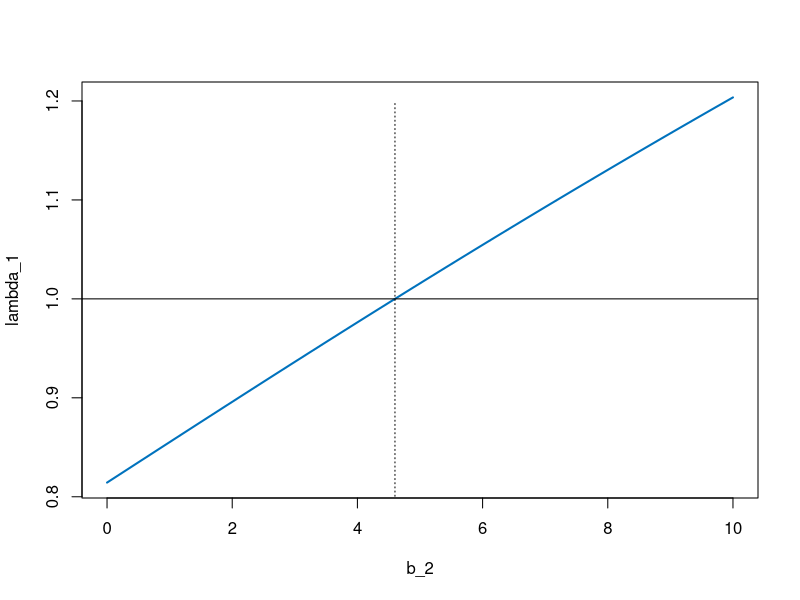

This figure's R source:
# Fig. 2.13: Dominant eigenvalue of the Leslie model as a function of b_2 (book, Section 2.3, Eq. 2.19)
# b_1 = 0, b_3 = 9, s_1 = 0.1, s_2 = 0.6; for R = b_1 + s_1 b_2 + s_1 s_2 b_3 = 1, i.e. b_2 = 4.6, lambda_1 = 1
# (c) 2026 Philipp Kügler · Program for the book "Dynamical Systems in the Life Sciences" · MIT License (see LICENSE)
b2 <- seq(0, 10, length.out = 201)
lam <- sapply(b2, function(b) max(Mod(eigen(matrix(c(0, b, 9, 0.1, 0, 0, 0, 0.6, 0), nrow = 3, byrow = TRUE))$values)))
cat(sprintf("b_2 with R = 1: %.2f\n", (1 - 0.54) / 0.1))
cat(sprintf("lambda_1 at b_2 = 4.6: %.6f\n", max(Mod(eigen(matrix(c(0, 4.6, 9, 0.1, 0, 0, 0, 0.6, 0), nrow = 3, byrow = TRUE))$values))))

plot(b2, lam, type = "l", col = rgb(0, 0.447, 0.741), lwd = 2, xlab = "b_2", ylab = "lambda_1")
abline(h = 1); lines(c(4.6, 4.6), c(0.75, 1.2), lty = 3)
